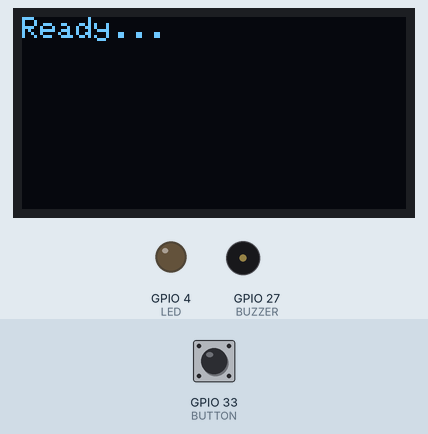
A program run on a simulated ESP32. Parts: 128×64 one-colour display, output pins drawn as LEDs (lit = HIGH), buzzer (waves = sounding). The test bench sets the inputs (shaded band); at power-on: GPIO 33 (BUTTON) HIGH.

Above: at 1.2 s.
1.3 s: GPIO 33 (BUTTON) pulled LOW for 0.15 s
At 2.3 s:
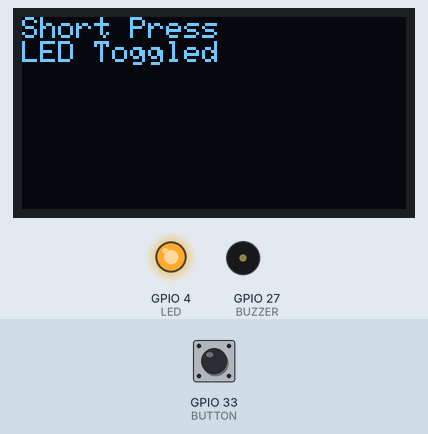
2.9 s: GPIO 33 (BUTTON) pulled LOW for 3.2 s
At 7.1 s:
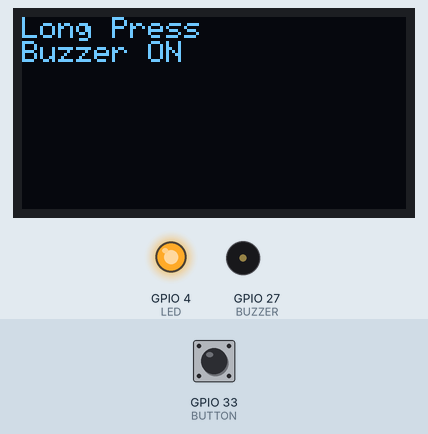
8.1 s: GPIO 33 (BUTTON) pulled LOW for 1 s
At 9.9 s:
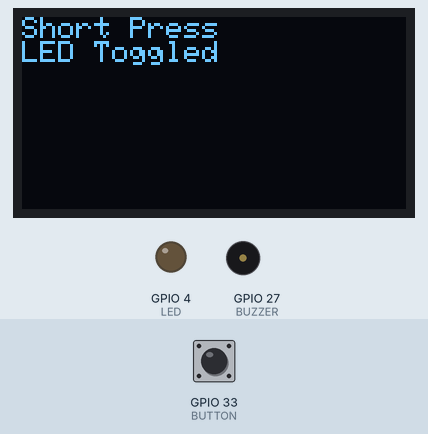
10.6 s: GPIO 33 (BUTTON) pulled LOW for 3.2 s
At 15.4 s:
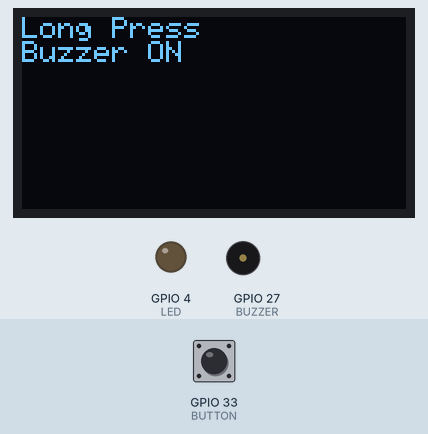
Timing chart, 0 to 16.8 s (numbered marks = the images above; inputs shaded):
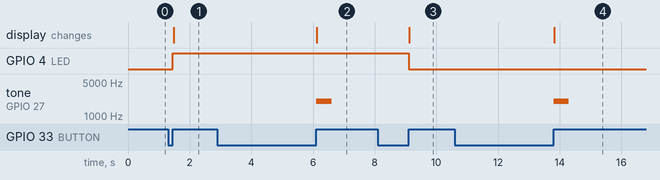

The program:

main.cpp
```cpp
// Title: Button-Controlled LED and Buzzer Interaction
// Ayesha
// 23-NTU-CS-1020

#include <Wire.h>
#include <Adafruit_GFX.h>
#include <Adafruit_SSD1306.h>

// button pin is 33,LED is 4 and buzzer at 27
#define BUTTON 33
#define LED 4
#define BUZZER 27

// ...OLED setup...
Adafruit_SSD1306 display(128, 64, &Wire, -1);

//...variables declaration...
unsigned long pressTime = 0;
bool buttonState = false;
bool lastButtonState = false;
bool ledState = false;

void setup() {
  pinMode(BUTTON, INPUT_PULLUP);
  pinMode(LED, OUTPUT);
  pinMode(BUZZER, OUTPUT);

  //... OLED display setup...
  display.begin(SSD1306_SWITCHCAPVCC, 0x3C);
  display.clearDisplay();
  display.setTextSize(1);
  display.setTextColor(WHITE);
  display.setCursor(0, 0);
  display.println("Ready...");
  display.display();
}

void loop() {
  buttonState = digitalRead(BUTTON) == LOW;
  if (buttonState && !lastButtonState) {
    pressTime = millis(); // button just pressed
  }
  // when button released
  if (!buttonState && lastButtonState) {
    unsigned long pressDuration = millis() - pressTime;

    display.clearDisplay();
    display.setCursor(0, 0);
// ... press duration=1200
    if (pressDuration < 1200) {
      // short press -> toggle LED
      ledState = !ledState;
      digitalWrite(LED, ledState);
      display.println("Short Press");
      display.println("LED Toggled");
    }
    else {
      // long press -> buzzer tone
      display.println("Long Press");
      display.println("Buzzer ON");
      tone(BUZZER, 2000, 500); // 2kHz tone for 0.5s
    }

    display.display();
  }

  lastButtonState = buttonState;
}
```

Measured:
- after the input at 1.3 s, GPIO 4 (LED): LOW → HIGH after 0.15 s; the display: changes after 0.18 s (image 1)
- after the input at 2.9 s, tone on GPIO 27 (BUZZER): silent → 2000 Hz after 3.2 s, → silent 0.50 s later; the display: changes after 3.2 s (image 2)
- after the input at 8.1 s, GPIO 4 (LED): HIGH → LOW after 1.0 s; the display: changes after 1.0 s (image 3)
- after the input at 10.6 s, tone on GPIO 27 (BUZZER): silent → 2000 Hz after 3.2 s, → silent 0.50 s later; the display: changes after 3.2 s (image 4)
